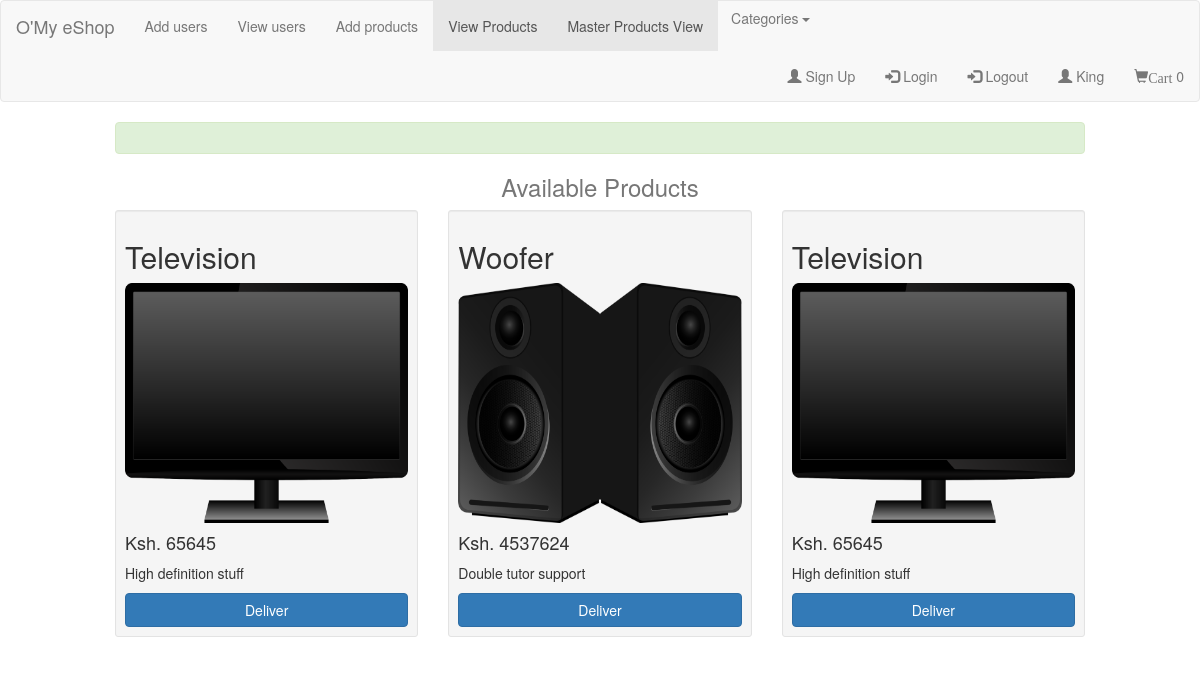
Page /orders (signed in) on the committed database.
### Databases.py (models this page shows)
class Order(Model):
    name = CharField()
    price = DecimalField()
    description = CharField()
    delivered = IntegerField()
    image = CharField()
    class Meta:
        database = db

### app.py (the view)
@app.route('/orders')
def orders():
    if not session.get('logged_in'):
        return redirect(url_for('login'))
    id = session['id']
    products = Order.select().where(Order.delivered == 0)
    cartproducts = Cart.select()
    cartproductcount = len(cartproducts)
    return render_template('orders.html',products = products,cartproductcount = cartproductcount)

### templates/orders.html (shortened to what this page needs)
<!DOCTYPE html>
<html lang="en">
<head>
<link rel="stylesheet" href="https://maxcdn.bootstrapcdn.com/bootstrap/3.4.1/css/bootstrap.min.css">
</head>
<body>
    <nav class="navbar navbar-default">
      <div class="container-fluid">
        <div class="navbar-header">
          <a class="navbar-brand" href="/">O'My eShop</a>
        </div>
        <ul class="nav navbar-nav">
          <li><a href="/register">Add users</a></li>
          <li><a href="/users">View users</a></li>
          <li><a href="/">Add products</a></li>
          <li class="active"><a href="/show">View Products</a></li>
          <li class="active"><a href="/master_product_view">Master Products View</a></li>
          <li>
              <div class="dropdown">
                  <button class="btn btn-link dropdown-toggle" type="button" data-toggle="dropdown">Categories
                  <span class="caret"></span></button>
            </div>
          </li>
        </ul>
        <ul class="nav navbar-nav navbar-right">
          <li><a href="/register"><span class="glyphicon glyphicon-user"></span> Sign Up</a></li>
          <li><a href="/login"><span class="glyphicon glyphicon-log-in"></span> Login</a></li>
          <li><a href="/logout"><span class="glyphicon glyphicon-log-in"></span> Logout</a></li>
          <li><a href="#"><span class="glyphicon glyphicon-user"></span> {{ session['names'] }}</a></li>
          <li><a href="/cart"><span class="glyphicon glyphicon-shopping-cart">Cart</span> {{ cartproductcount }}</a></li>
        </ul>
      </div>
    </nav>
    <div class="col-sm-10 col-sm-offset-1">
    <div class="alert alert-success">
    </div>
    <h3 class="text-muted text-center">Available Products</h3>
        <div class="row">
            {% for product in products %}
            <div class="col-xs-4">
                <div class="well well-sm">
                    <h2>{{ product.name }}</h2>
                    <img src="../static/resources/{{ product.image }}" alt="" style="height: 30vh; width: 100%;">
                    <h4>Ksh. {{ product.price }}</h4>
                    <p>{{ product.description }}</p>
                    <a href="deliver/{{ product.id }}" class="btn btn-primary btn-block">Deliver</a>
                </div>
            </div>
            {% endfor %}
        </div>
    </div>
</body>
</html>

### rows in the picture
Order: name "Television", image (picture), price "65645", description "High definition stuff"
Order: name "Woofer", image (picture), price "4537624", description "Double tutor support"
Order: name "Television", image (picture), price "65645", description "High definition stuff"

### other values in the picture
{{ session['names'] }} "King"
{{ cartproductcount }} "0"
